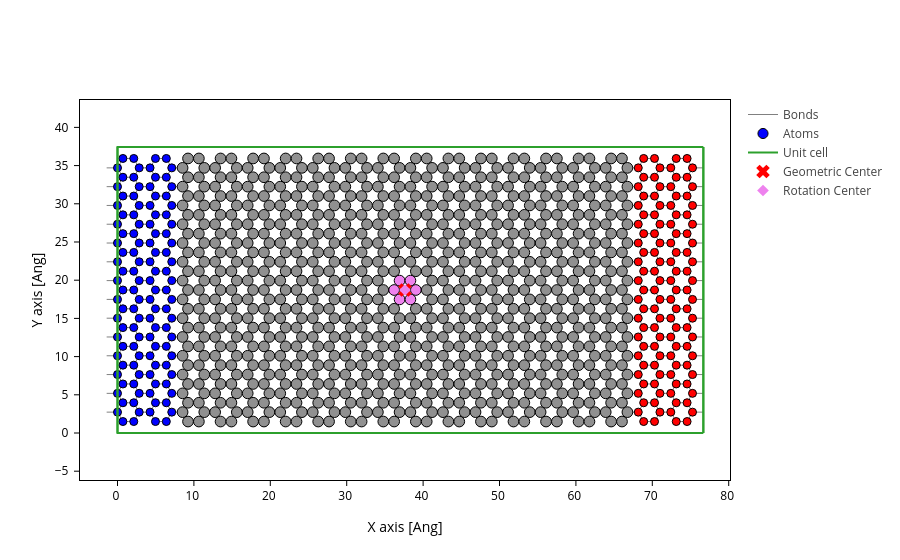

The cell this chart's notebook holds for it:
### Markdown cell above
## Built-in calculations for bands and DOS

### Code cell
i = 6
length = 2
LWC = infer_centersize(length, i)
electrode, ribbon, _, DATA = load_datastructure(LWC)
lr_idx = DATA["lr_idx"]
atoms_style = mark_electrode(lr_idx[:, 0, :], scale_func=lambda x: 0.5)

plot_with_center(ribbon, atoms_style=atoms_style)

### Figure 1 — Plotly figure (JSON) as saved in the notebook; plotly's stock layout.template omitted (floating-point values rounded to 4 significant figures; data arrays with more than 128 entries replaced by an {"elided": "..."} marker saying what was removed)
{"data": [{"line": {"color": "gray", "width": 1}, "meta": {}, "mode": "lines", "name": "Bonds", "opacity": 1, "type": "scatter", "x": {"elided": "32424 float values"}, "y": {"elided": "32424 float values"}}, {"marker": {"color": {"elided": "1044 str values"}, "line": {"color": "black", "width": 1}, "opacity": 1, "size": {"elided": "1044 float values"}}, "meta": {}, "mode": "markers", "name": "Atoms", "opacity": 1, "type": "scatter", "x": {"elided": "1044 float values"}, "y": {"elided": "1044 float values"}}, {"meta": {}, "mode": "lines", "name": "Unit cell", "type": "scatter", "x": [0.0, 0.0, 76.68, 76.68, 0.0, 0.0, NaN, 0.0, 0.0, 0.0, 76.68, 76.68, 0.0, NaN, 76.68, 76.68, NaN, 76.68, 76.68], "y": [0.0, 37.43, 37.43, 37.43, 37.43, 37.43, NaN, 37.43, 0.0, 0.0, 0.0, 0.0, 0.0, NaN, 37.43, 0.0, NaN, 37.43, 0.0]}, {"marker": {"color": "red", "size": 12, "symbol": "x"}, "mode": "markers", "name": "Geometric Center", "type": "scatter", "x": [37.63], "y": [18.72]}, {"marker": {"color": "violet", "size": 9, "symbol": "diamond"}, "mode": "markers", "name": "Rotation Center", "type": "scatter", "x": [37.63], "y": [18.72]}], "layout": {"scene": {"aspectmode": "data", "xaxis": {"title": {"text": "X axis [Ang]"}}, "yaxis": {"title": {"text": "Y axis [Ang]"}}}, "xaxis": {"scaleanchor": "y", "scaleratio": 1, "title": {"text": "X axis [Ang]"}}, "yaxis": {"title": {"text": "Y axis [Ang]"}}}}
